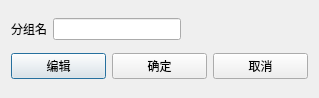
<?xml version="1.0" encoding="UTF-8"?>
<ui version="4.0">
 <class>TelephoneGroupInfo</class>
 <widget class="QDialog" name="TelephoneGroupInfo">
  <property name="geometry">
   <rect>
    <x>0</x>
    <y>0</y>
    <width>319</width>
    <height>98</height>
   </rect>
  </property>
  <property name="windowTitle">
   <string>电话分组详情</string>
  </property>
  <layout class="QHBoxLayout" name="horizontalLayout_3">
   <item>
    <layout class="QVBoxLayout" name="verticalLayout">
     <item>
      <layout class="QHBoxLayout" name="horizontalLayout">
       <item>
        <widget class="QLabel" name="label">
         <property name="text">
          <string>分组名</string>
         </property>
        </widget>
       </item>
       <item>
        <widget class="QLineEdit" name="lineEdit"/>
       </item>
       <item>
        <spacer name="horizontalSpacer">
         <property name="orientation">
          <enum>Qt::Horizontal</enum>
         </property>
         <property name="sizeHint" stdset="0">
          <size>
           <width>40</width>
           <height>20</height>
          </size>
         </property>
        </spacer>
       </item>
      </layout>
     </item>
     <item>
      <layout class="QHBoxLayout" name="horizontalLayout_2">
       <item>
        <widget class="QPushButton" name="pushButton">
         <property name="text">
          <string>编辑</string>
         </property>
        </widget>
       </item>
       <item>
        <widget class="QPushButton" name="pushButton_2">
         <property name="text">
          <string>确定</string>
         </property>
        </widget>
       </item>
       <item>
        <widget class="QPushButton" name="pushButton_3">
         <property name="text">
          <string>取消</string>
         </property>
        </widget>
       </item>
      </layout>
     </item>
    </layout>
   </item>
  </layout>
 </widget>
 <resources/>
 <connections/>
</ui>
